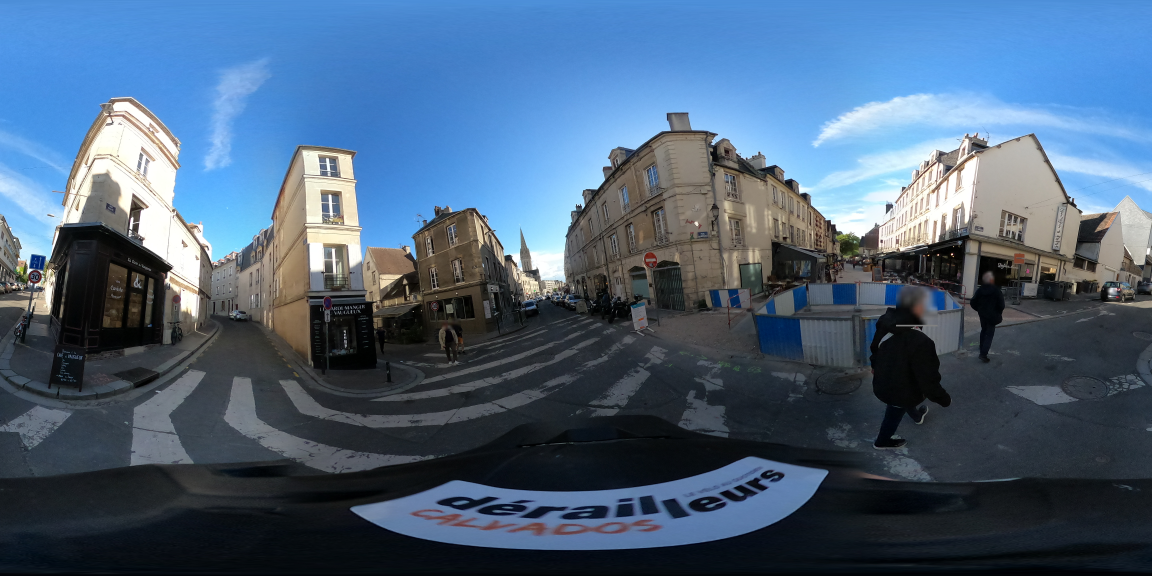
#> input picture Part2_StreetView-Panorama/Streets_in_SVP/get_street_in_img/DepthAnythingV2/streetview_panoramas/61efb4ce-cdf2-4160-aaf6-f5bca9c7e247.jpg, 5760 x 2880 px (shown at 1/5 size)
$ jupyter execute --allow-errors cropping_360_images.ipynb
#> lines starting #> are read from the running program, lines starting #| are printed output that depends on the picture
# Goal

- we want to dissect the images with streets in the middle from the rest
- we also only want one image per street

**Steps**
1. Split 360 degree image into 36 images (10° Offset per step and image width is ... °)
2. Get depth map per image
3. Calculate center of depth per image
4. Map the centers per image on polar coordinate system and cluster them
- create ring graph
- remove the largest edges
- until each edge is less than offset
- then remove clusters with less than (0.5 * width/offset) points
5. return images

# Functions

[cell 1]
import numpy as np
from PIL import Image
from scipy.ndimage import map_coordinates
import matplotlib.pyplot as plt
import torch
from transformers import SegformerImageProcessor, SegformerForSemanticSegmentation

[cell 2]
class StreetSegmentationModel:
    def __init__(self):
        if torch.backends.mps.is_available():
            self.device = torch.device("mps")
            print("Using Apple Silicon MPS (Metal) for acceleration.")
        else:
            self.device = torch.device("cpu")
            print("MPS not available. Falling back to CPU.")
        model_name = "nvidia/segformer-b2-finetuned-cityscapes-1024-1024"
        self.processor = SegformerImageProcessor.from_pretrained(model_name)
        self.model = SegformerForSemanticSegmentation.from_pretrained(model_name)
        self.model.to(self.device)
        self.model.eval()
        self.road_class_id = self.model.config.label2id.get('road', 0)

    # [36 lines left out: function predict, not called in this run]

#> (a cell that did not finish here is left out)

[cell 4]
import numpy as np
import cv2

# [77 lines left out: function extract_perspective, not called in this run]

[cell 5]
import numpy as np
import cv2
from scipy.signal import find_peaks
from scipy.ndimage import gaussian_filter1d

import numpy as np
from scipy.signal import find_peaks

# [56 lines left out: functions find_circular_peaks, find_street_angles, extract_street_views, not called in this run]

[cell 6]
import matplotlib.pyplot as plt
import cv2

# [36 lines left out: function display_extracted_streets, not called in this run]

[cell 7]
panorama_path = "./streetview_panoramas/61efb4ce-cdf2-4160-aaf6-f5bca9c7e247.jpg"
img = cv2.imread(panorama_path)
#> img is the input picture: shape (2880, 5760, 3); mean B, G, R 123.1, 98.5, 75.4
#> (the rest of this cell did not finish here and is left out)

#> (a cell that did not finish here is left out)

[cell 9]
import torch
import numpy as np
from PIL import Image
from transformers import AutoImageProcessor, AutoModelForDepthEstimation

class DepthEstimationModel:
    def __init__(self):
        if torch.backends.mps.is_available():
            self.device = torch.device("mps")
            print("Using Apple Silicon MPS for Depth Estimation.")
        else:
            self.device = torch.device("cpu")
        # Load the lightweight Depth Anything model
        model_name = "LiheYoung/depth-anything-small-hf"
        self.processor = AutoImageProcessor.from_pretrained(model_name)
        self.model = AutoModelForDepthEstimation.from_pretrained(model_name).to(self.device)
        self.model.eval()

    # [23 lines left out: function predict, not called in this run]

[cell 10]
import numpy as np
import cv2
import matplotlib.pyplot as plt
from scipy.signal import find_peaks
from scipy.ndimage import gaussian_filter1d

# [83 lines left out: function compare_street_detection, not called in this run]

#> (a cell that did not finish here is left out)

[cell 12]
image = cv2.imread(panorama_path)
#> (the rest of this cell did not finish here and is left out)

[cell 13]
panorama_path = "./streetview_panoramas/cc6b8656-d52e-42d1-ab10-542588c9f9f0.jpg"
image = cv2.imread(panorama_path)
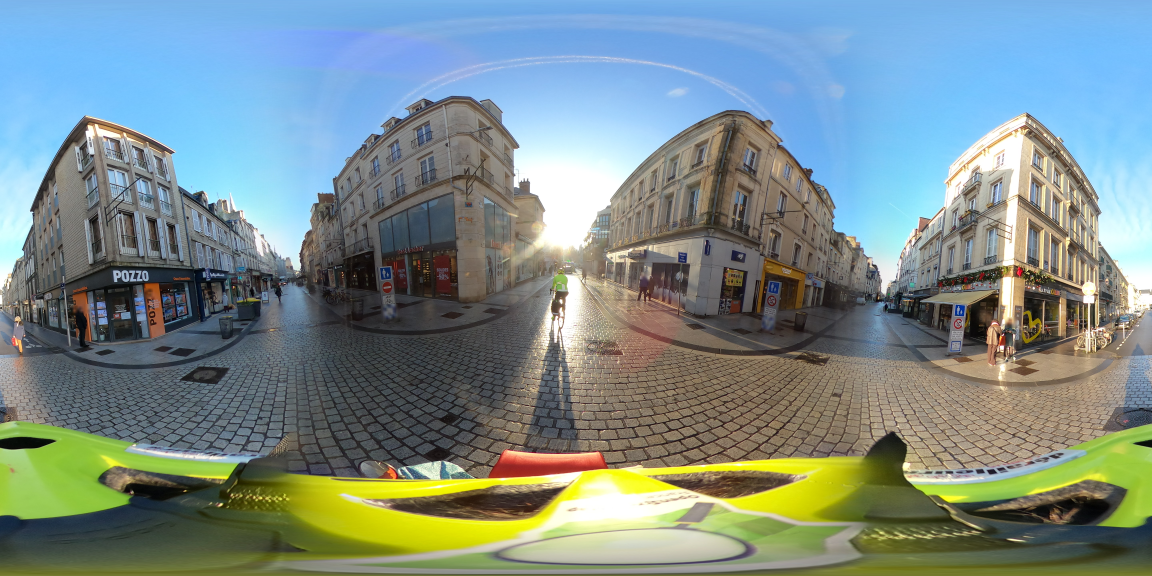
#> input picture Part2_StreetView-Panorama/Streets_in_SVP/get_street_in_img/DepthAnythingV2/streetview_panoramas/cc6b8656-d52e-42d1-ab10-542588c9f9f0.jpg, 5760 x 2880 px (shown at 1/5 size)
#> image is the input picture: shape (2880, 5760, 3); mean B, G, R 138.7, 141.1, 124.1
#> (the rest of this cell did not finish here and is left out)

[cell 14]
panorama_path = "./streetview_panoramas/9e56e68c-937e-4d55-8e4b-db6e84e3beb0.jpg"
image = cv2.imread(panorama_path)
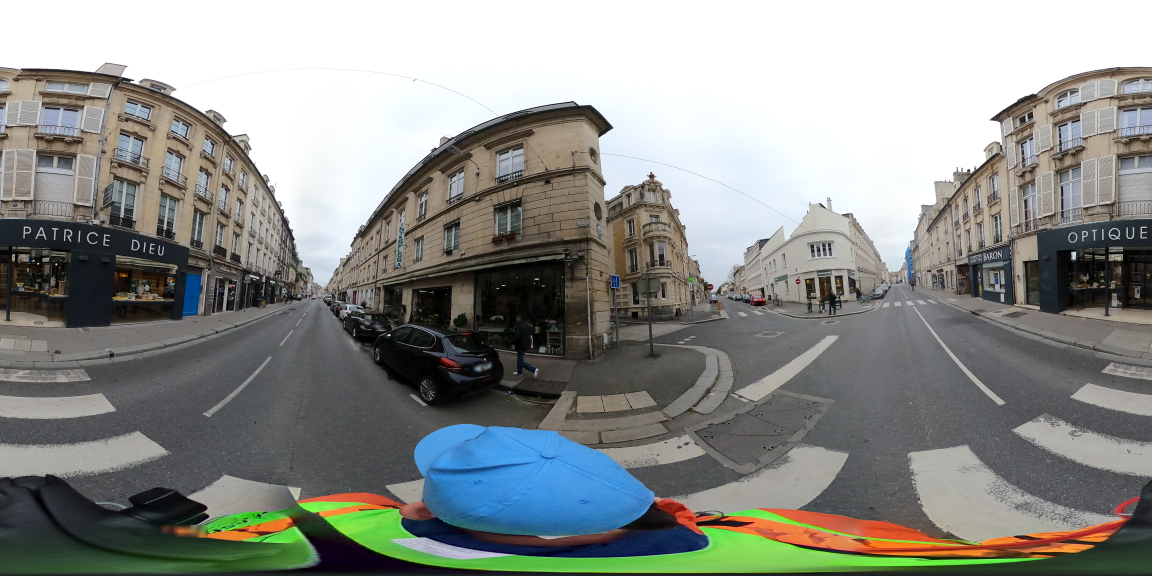
#> input picture Part2_StreetView-Panorama/Streets_in_SVP/get_street_in_img/DepthAnythingV2/streetview_panoramas/9e56e68c-937e-4d55-8e4b-db6e84e3beb0.jpg, 5760 x 2880 px (shown at 1/5 size)
#> image is the input picture: shape (2880, 5760, 3); mean B, G, R 138.4, 142.3, 139.7
#> (the rest of this cell did not finish here and is left out)
